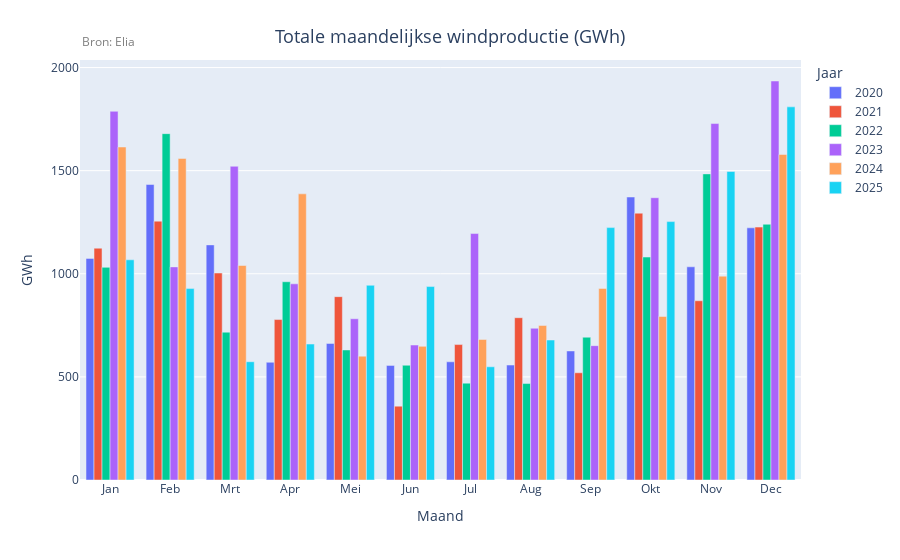

This figure's notebook cell:
### Code cell
vt.plot_interactive(energytype="wind",lang=lang, short=short,layout="months")

### Figure 1 — Plotly figure (JSON) as saved in the notebook; plotly's stock layout.template omitted (floating-point values rounded to 4 significant figures)
{"data": [{"alignmentgroup": "True", "hovertemplate": "Jaar=2020<br>Maand=%{x}<br>GWh=%{y}<extra></extra>", "legendgroup": "2020", "marker": {"color": "#636efa", "pattern": {"shape": ""}}, "name": "2020", "offsetgroup": "2020", "orientation": "v", "showlegend": true, "textposition": "auto", "type": "bar", "x": ["Jan", "Feb", "Mrt", "Apr", "Mei", "Jun", "Jul", "Aug", "Sep", "Okt", "Nov", "Dec"], "xaxis": "x", "y": [1075.0, 1433.0, 1140.0, 570.9, 662.2, 555.8, 573.2, 557.4, 625.8, 1372.0, 1034.0, 1223.0], "yaxis": "y"}, {"alignmentgroup": "True", "hovertemplate": "Jaar=2021<br>Maand=%{x}<br>GWh=%{y}<extra></extra>", "legendgroup": "2021", "marker": {"color": "#EF553B", "pattern": {"shape": ""}}, "name": "2021", "offsetgroup": "2021", "orientation": "v", "showlegend": true, "textposition": "auto", "type": "bar", "x": ["Jan", "Feb", "Mrt", "Apr", "Mei", "Jun", "Jul", "Aug", "Sep", "Okt", "Nov", "Dec"], "xaxis": "x", "y": [1124.0, 1255.0, 1004.0, 778.0, 889.1, 357.8, 656.7, 786.9, 520.0, 1294.0, 869.1, 1226.0], "yaxis": "y"}, {"alignmentgroup": "True", "hovertemplate": "Jaar=2022<br>Maand=%{x}<br>GWh=%{y}<extra></extra>", "legendgroup": "2022", "marker": {"color": "#00cc96", "pattern": {"shape": ""}}, "name": "2022", "offsetgroup": "2022", "orientation": "v", "showlegend": true, "textposition": "auto", "type": "bar", "x": ["Jan", "Feb", "Mrt", "Apr", "Mei", "Jun", "Jul", "Aug", "Sep", "Okt", "Nov", "Dec"], "xaxis": "x", "y": [1031.0, 1679.0, 716.9, 961.3, 630.6, 556.5, 469.7, 467.7, 692.4, 1081.0, 1484.0, 1240.0], "yaxis": "y"}, {"alignmentgroup": "True", "hovertemplate": "Jaar=2023<br>Maand=%{x}<br>GWh=%{y}<extra></extra>", "legendgroup": "2023", "marker": {"color": "#ab63fa", "pattern": {"shape": ""}}, "name": "2023", "offsetgroup": "2023", "orientation": "v", "showlegend": true, "textposition": "auto", "type": "bar", "x": ["Jan", "Feb", "Mrt", "Apr", "Mei", "Jun", "Jul", "Aug", "Sep", "Okt", "Nov", "Dec"], "xaxis": "x", "y": [1788.0, 1033.0, 1521.0, 951.3, 781.8, 654.5, 1195.0, 735.9, 651.4, 1369.0, 1728.0, 1935.0], "yaxis": "y"}, {"alignmentgroup": "True", "hovertemplate": "Jaar=2024<br>Maand=%{x}<br>GWh=%{y}<extra></extra>", "legendgroup": "2024", "marker": {"color": "#FFA15A", "pattern": {"shape": ""}}, "name": "2024", "offsetgroup": "2024", "orientation": "v", "showlegend": true, "textposition": "auto", "type": "bar", "x": ["Jan", "Feb", "Mrt", "Apr", "Mei", "Jun", "Jul", "Aug", "Sep", "Okt", "Nov", "Dec"], "xaxis": "x", "y": [1615.0, 1559.0, 1040.0, 1388.0, 600.5, 648.0, 681.6, 749.4, 928.9, 792.9, 988.5, 1578.0], "yaxis": "y"}, {"alignmentgroup": "True", "hovertemplate": "Jaar=2025<br>Maand=%{x}<br>GWh=%{y}<extra></extra>", "legendgroup": "2025", "marker": {"color": "#19d3f3", "pattern": {"shape": ""}}, "name": "2025", "offsetgroup": "2025", "orientation": "v", "showlegend": true, "textposition": "auto", "type": "bar", "x": ["Jan", "Feb", "Mrt", "Apr", "Mei", "Jun", "Jul", "Aug", "Sep", "Okt", "Nov", "Dec"], "xaxis": "x", "y": [1068.0, 928.2, 573.5, 659.2, 944.1, 937.9, 548.9, 678.8, 1224.0, 1253.0, 1496.0, 1809.0], "yaxis": "y"}], "layout": {"annotations": [{"font": {"color": "gray", "size": 12}, "showarrow": false, "text": "Bron: Elia", "x": 0, "xanchor": "left", "xref": "paper", "y": 1.02, "yanchor": "bottom", "yref": "paper"}], "barmode": "group", "hovermode": "closest", "legend": {"title": {"text": "Jaar"}, "tracegroupgap": 0}, "margin": {"t": 60}, "title": {"font": {"size": 18}, "text": "Totale maandelijkse windproductie (GWh)", "x": 0.5, "xanchor": "center", "yanchor": "top"}, "xaxis": {"anchor": "y", "domain": [0, 1], "title": {"text": "Maand"}}, "yaxis": {"anchor": "x", "domain": [0, 1], "title": {"text": "GWh"}}}}
